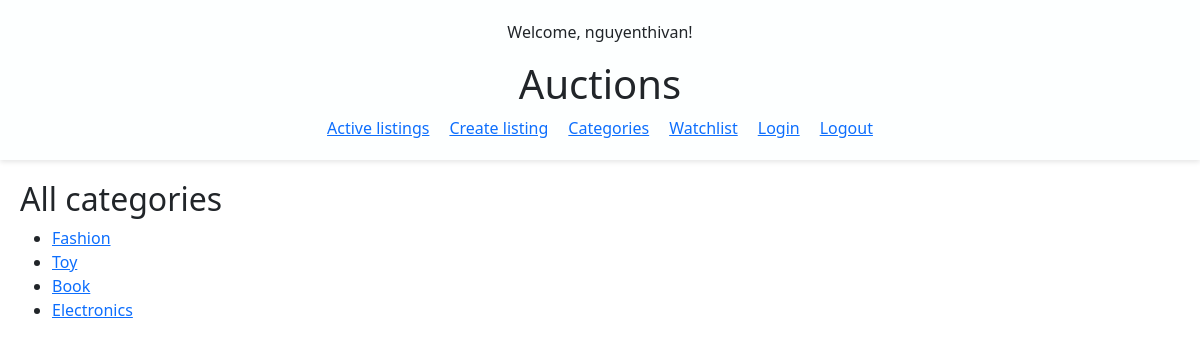
The app's page /auctions/categories/list/ (signed in) with its own data.
### auctions/models.py (models this page shows)
class User(AbstractUser):
    pass

class Category(models.Model):
    name = models.CharField(max_length=100, unique=True)
    def __str__(self):
        return self.name

### auctions/views.py (the view)
# urls.py: path('auctions/categories/list/', views.list_categories, name='list_categories'),
def list_categories(request):
    categories = Category.objects.all()
    return render(request, 'auctions/categories.html', {'categories': categories})

### auctions/templates/auctions/categories.html (shortened to what this page needs)
{% extends "auctions/layout.html" %}
{% block content %}
    <h2>All categories</h2>
    <ul>
        {% for category in categories %}
            <li>
                <a href="{% url 'listings_by_category' category.id%}">{{ category }}</a>
            </li>
        {% empty %}
            <li>No categories available.</li>
        {% endfor %}
    </ul>
{% endblock %}

### auctions/templates/auctions/layout.html (shortened to what this page needs)
{% load static %}
<!DOCTYPE html>
<html lang="en">
    <head>
        <link rel="stylesheet" href="{% static 'auctions/styles.css' %}">
        <link href="https://cdn.jsdelivr.net/npm/bootstrap@5.3.0/dist/css/bootstrap.min.css" rel="stylesheet">
    </head>
    <body>
        <header>
            <p>Welcome, {% if user.is_authenticated %}{{ user.username }}{% else %}Guest{% endif %}!</p>
            <h1>Auctions</h1>
            <nav>
                <a href="{% url 'index' %}">Active listings</a>
                <a href="{% url 'create_new_listing' %}">Create listing</a>
                <a href="{% url 'list_categories' %}">Categories</a>
                <a href="{% url 'list_watchlist' %}">Watchlist</a>
                <a href="{% url 'login' %}">Login</a>
                <a href="{% url 'logout' %}">Logout</a>
            </nav>
        </header>
        <main>
            {% block content %}
            {% endblock %}
        </main>
    </body>
</html>

### auctions/static/auctions/styles.css (style rules this page uses)
body { font-family: Arial, sans-serif; margin: 0; }
header { position: sticky; top: 0; box-shadow: 0 2px 5px rgba(0,0,0,0.1); padding: 20px; text-align: center; background-color: rgb(253, 255, 255); }
nav { display: flex; justify-content: center; gap: 20px; }
main { padding: 20px; }

### records on screen
User: username "nguyenthivan"
Category: name "Fashion"
Category: name "Toy"
Category: name "Book"
Category: name "Electronics"
